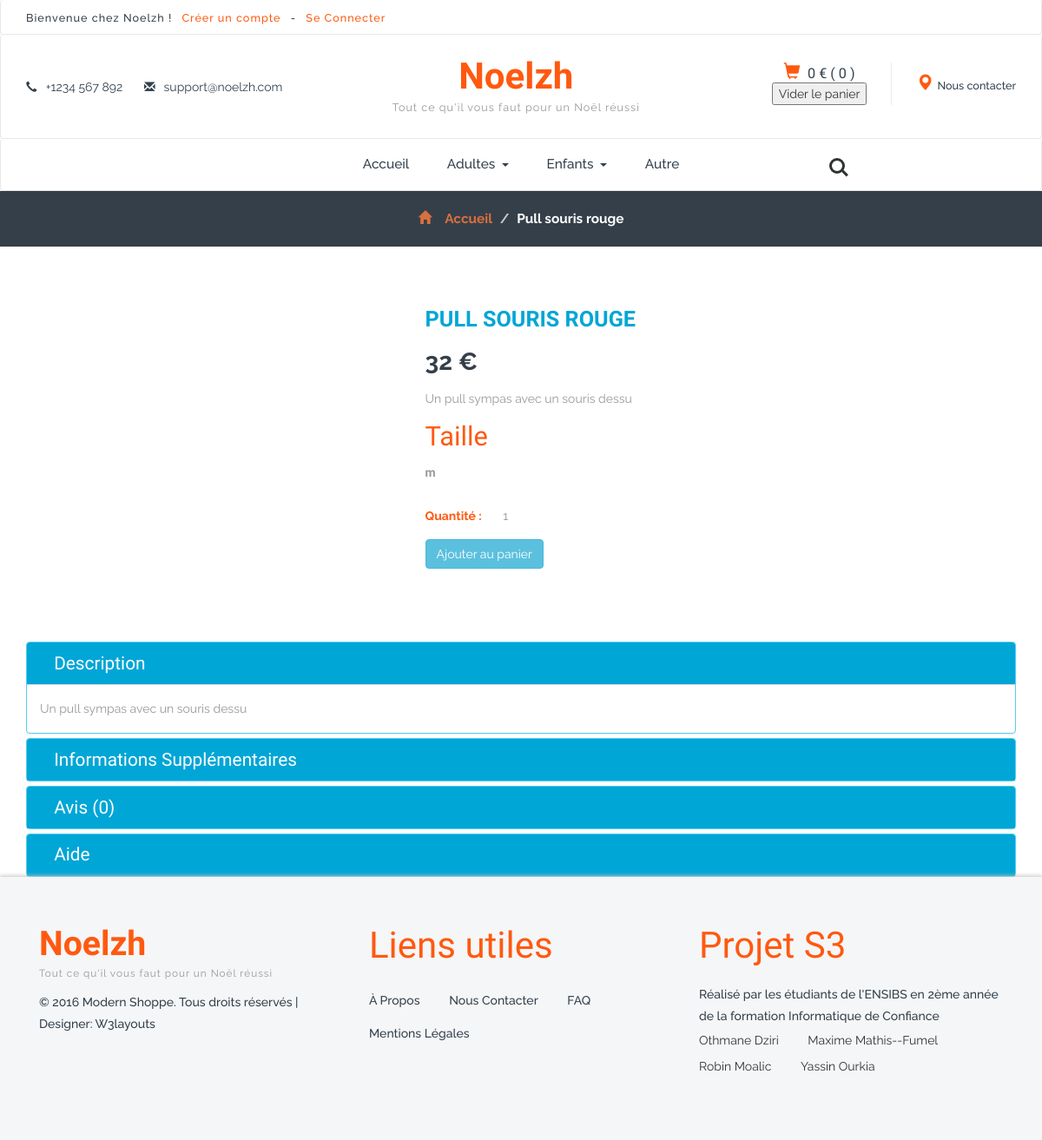
Screenshot of /single.php?pid=23 with the database file from the repository.
### tables this page shows
create table products (
    id			int primary key auto_increment,
    name		varchar(50) not null,
    description varchar(200) not null,
    price		float not null,
    quantity    int not null,
    size      	varchar(10) not null,
    picture		longblob not null
);

### Products/panier.php (called while the page is built, shortened)
<?php
require_once('../Products/products.php');
$panier = &$_SESSION['panier'];
$panier_items_cache = &$_SESSION['panier_items_cache'];
if (! isset($panier))
	$panier = array();
if (! isset($panier_items_cache))
	$panier_items_cache = array('time' => 0, 'data' => array());
function panier_get_products() {
	$ret = array();
	return $ret;
}
function panier_get_products_cached() {
	global $panier_items_cache;
	if ($panier_items_cache['time'] + 900 <= time()) {
		$panier_items_cache['data'] = panier_get_products();
		$panier_items_cache['time'] = time();
	}
	return $panier_items_cache['data'];
}
function panier_get_info($cache=true) {
	if ($cache) {
		$prod = panier_get_products_cached();
	} else {
		$prod = panier_get_products();
	}
	$ret = array();
	$ret['nb'] = array_reduce($prod, function ($c, $p) {return $c + $p['nb'];}, 0);
	$ret['price'] = array_reduce($prod, function ($c, $p) {return $c + ($p['nb'] * $p['product']['price']);}, 0);
	return $ret;
}
?>

### Products/groups.php (called while the page is built, shortened)
<?php
include_once('../connect.php');
$dbh = $connect;
$r_categorie_list = $dbh->prepare('select c.name, count(id_products) as n_members from a_products_categories a right join categories c on c.id=a.id_categories group by c.name');
function get_header_categories() {
	global $r_categorie_list;
	$r_categorie_list->execute();
	$groups_raw = $r_categorie_list->fetchAll();
	$groups = [];
	foreach ($groups_raw as $gr) {
		$cal = explode('§', $gr['name']);
		if (count($cal) == 2){
			if (! isset($groups[$cal[0]]))
				$groups[$cal[0]] = array();
			array_push($groups[$cal[0]], $cal[1]);
		} else {
			if (! isset($groups[$cal[0]]))
				$groups[$cal[0]] = array();
		}
	}
	return $groups;
}
?>

### Products/products.php (called while the page is built, shortened)
<?php
require_once('groups.php');
include_once('../connect.php');
$dbh = $connect;
function product($id) {
	global $dbh;
	$r_product_select = $dbh->prepare('select p.id, p.name, p.price, p.quantity, p.size, p.description from products p where p.id=:id_produit');
	$r_product_select->bindParam(':id_produit', $id, PDO::PARAM_INT);
	$r_product_select->execute();
	return $r_product_select->fetch();
}
?>

### Comment/ratingcount.php (called while the page is built, shortened)
<?php
	require_once '../connect.php';
	function getCountComment($id)
	{
		global $connect;
		$req = $connect->prepare("SELECT count(*)  as count, avg(rating) as avg FROM ratings where id_products = :id");
		$req->bindParam(":id", $id);
		$req->execute();
		$row = $req->fetch();
		return  $row['count'];
	}
?>

### web/single.php (the view, shortened to what this page needs)
<?php
require_once('header.php');
require_once('../Products/products.php');
include_once('../Comment/ratingcount.php');
$product = product($_GET['pid']);
if ($product != null):
?>
	<div class="breadcrumbs">
		<div class="container">
			<ol class="breadcrumb breadcrumb1 animated wow slideInLeft" data-wow-delay=".5s">
				<li><a href="index.php"><span class="glyphicon glyphicon-home" aria-hidden="true"></span>Accueil</a></li>
				<li class="active"><?=htmlspecialchars($product['name'])?></li>
			</ol>
		</div>
	</div>
	<div class="single">
		<div class="container">
			<div class="single-info">
				<div class="col-md-6 single-top wow fadeInLeft animated" data-wow-delay=".5s">
				</div>
				<div class="col-md-6 single-top-left simpleCart_shelfItem wow fadeInRight animated" data-wow-delay=".5s">
					<h3><?=htmlspecialchars($product['name'])?></h3>
					<h6 class="item_price"><?=htmlspecialchars($product['price'])?> €</h6>
					<p><?=htmlspecialchars($product['description'])?></p>
					<ul class="size">
						<h4>Taille</h4>
						<li><a href="#"><?=htmlspecialchars($product['size'])?></a></li>
					</ul>
					<div class="clearfix"> </div>
					<form method="post" action="../Products/panier.php">
					<div class="quantity">
						<p class="qty"> Quantité :  </p><input min="1" type="number" value="1" class="item_quantity" name="panier_qty">
 					</div>
					<div class="btn_form">
						<input type="submit" class="btn btn-info" name="panier_add" value="Ajouter au panier"/>
					</div>
					</form>
				</div>
			   <div class="clearfix"> </div>
			</div>
			<div class="collpse tabs">
				<div class="panel-group collpse" id="accordion" role="tablist" aria-multiselectable="true">
					<div class="panel panel-default wow fadeInUp animated" data-wow-delay=".5s">
						<div class="panel-heading" role="tab" id="headingOne">
							<h4 class="panel-title">
								<a role="button" data-toggle="collapse" data-parent="#accordion" href="#collapseOne" aria-expanded="true" aria-controls="collapseOne">
								  Description
								</a>
							</h4>
						</div>
						<div id="collapseOne" class="panel-collapse collapse in" role="tabpanel" aria-labelledby="headingOne">
							<div class="panel-body">
								<?=htmlspecialchars($product['description'])?>
							</div>
						</div>
					</div>
					<div class="panel panel-default wow fadeInUp animated" data-wow-delay=".6s">
						<div class="panel-heading" role="tab" id="headingTwo">
							<h4 class="panel-title">
								<a class="collapsed" role="button" data-toggle="collapse" data-parent="#accordion" href="#collapseTwo" aria-expanded="false" aria-controls="collapseTwo">
								   Informations supplémentaires
								</a>
							</h4>
						</div>
					</div>
					<div class="panel panel-default wow fadeInUp animated" data-wow-delay=".7s">
						<div class="panel-heading" role="tab" id="headingThree">
							<h4 class="panel-title">
								<a class="collapsed" role="button" data-toggle="collapse" data-parent="#accordion" href="#collapseThree" aria-expanded="false" aria-controls="collapseThree">
									Avis (<?php
									if(!empty(getCountComment($product['id']))) echo getCountComment($product['id']); else echo 0;?>)
								</a>
							</h4>
						</div>
					</div>
					<div class="panel panel-default wow fadeInUp animated" data-wow-delay=".8s">
						<div class="panel-heading" role="tab" id="headingFour">
							<h4 class="panel-title">
								<a class="collapsed" role="button" data-toggle="collapse" data-parent="#accordion" href="#collapseFour" aria-expanded="false" aria-controls="collapseFour">
									Aide
								</a>
							</h4>
						</div>
					</div>
				</div>
			</div>
		</div>
	</div>
<?php
endif;
require_once('footer.php');
?>

### web/header.php (shortened to what this page needs)
<?php
	require_once('../Products/groups.php');
	require_once('../Products/panier.php');
?>
<!DOCTYPE html>
<html>
<head>
<link href="css/bootstrap.css" rel="stylesheet" type="text/css" media="all" />
<link href="css/style.css" rel="stylesheet" type="text/css" media="all" />
<link rel="stylesheet" href="css/flexslider.css" type="text/css" media="screen" />
<link rel="stylesheet" type="text/css" href="css/jquery-ui.css">
<link rel="stylesheet" href="css/flexslider1.css" type="text/css" media="screen" />
<link href="css/animate.min.css" rel="stylesheet">
</head>
<body>
	<div class="header">
		<div class="top-header navbar navbar-default">
			<div class="container">
				<?php
					if(isset($_SESSION['user_id']) && isset($_SESSION['user_name'])){
						echo '<div class="nav navbar-nav wow fadeInLeft animated" data-wow-delay=".5s">
								<p>Bienvenue chez Noelzh <a href="profil.php">'.$_SESSION['user_name'].' </a></p><a href="../login/logout.php" >Se déconnecter </a>
							</div>';
					}
					else
						echo '<div class="nav navbar-nav wow fadeInLeft animated" data-wow-delay=".5s">
								<p>Bienvenue chez Noelzh ! <a href="register.php">Créer un compte </a> - <a href="signin.php">Se Connecter</a></p>
							</div>';
				?>
				<div class="nav navbar-nav navbar-right social-icons wow fadeInRight animated" data-wow-delay=".5s">
					<ul>
						<li><a href="#"> </a></li>
						<li><a href="#" class="pin"> </a></li>
						<li><a href="#" class="in"> </a></li>
						<li><a href="#" class="be"> </a></li>
						<li><a href="#" class="you"> </a></li>
						<li><a href="#" class="vimeo"> </a></li>
					</ul>
				</div>
				<div class="clearfix"> </div>
			</div>
		</div>
		<div class="header-two navbar navbar-default">
			<div class="container">
				<div class="nav navbar-nav header-two-left">
					<ul>
						<li><i class="glyphicon glyphicon-earphone" aria-hidden="true"></i>+1234 567 892</li>
						<li><i class="glyphicon glyphicon-envelope" aria-hidden="true"></i><a href="mailto:info@example.com">support@noelzh.com</a></li>
					</ul>
				</div>
				<div class="nav navbar-nav logo wow zoomIn animated" data-wow-delay=".7s">
					<h1><a href="index.php">Noelzh<span class="tag">Tout ce qu'il vous faut pour un Noël réussi </span> </a></h1>
				</div>
				<div class="nav navbar-nav navbar-right header-two-right">
					<div class="header-right my-account">
						<a href="contact.php"><span class="glyphicon glyphicon-map-marker" aria-hidden="true"></span>Nous contacter</a>
					</div>
					<div class="header-right cart">
					<?php $panier_info = panier_get_info(); ?>
						<a href="#"><span class="glyphicon glyphicon-shopping-cart" aria-hidden="true"></span></a>
						<h4><a href="checkout.php">
								<span class="simpleCart_total"> <?=round($panier_info['price'], 2)?> €</span> (<span id="simpleCart_quantity" class="simpleCart_quantity"> <?=$panier_info['nb']?> </span>)
						</a></h4>
						<div class="cart-box">
							<form action="../Products/panier.php" method="post">
								<input type="submit" name="panier_clear" value="Vider le panier" class="simpleCart_empty">
							</form>
						</div>
					</div>
				</div>
				<div class="clearfix"> </div>
			</div>
		</div>
		<div class="top-nav navbar navbar-default">
			<div class="container">
				<nav class="navbar" role="navigation">
					<div class="collapse navbar-collapse" id="bs-example-navbar-collapse-1">
						<ul class="nav navbar-nav top-nav-info">
							<li><a href="index.php">Accueil</a></li>
							<?php foreach (get_header_categories() as $key => $group): ?>
							<li class="dropdown grid">
								<a href="#" class="dropdown-toggle list1" data-toggle="dropdown"><?=htmlspecialchars($key)?><b class="caret"></b></a>
							</li>
							<?php endforeach; ?>
							<li><a href="products.php">Autre</a></li>
						</ul>
						<header class="cd-main-header">
							<ul class="cd-header-buttons">
								<li><a class="cd-search-trigger" href="#cd-search"> <span></span></a></li>
							</ul>
						</header>
					</div>
				</nav>
			</div>
		</div>
	</div>

### web/footer.php (shortened to what this page needs)
	<div class="footer">
		<div class="container">
			<div class="footer-info">
				<div class="col-md-4 footer-grids wow fadeInUp animated" data-wow-delay=".5s">
					<h4 class="footer-logo"><a href="index.php">Noelzh <span class="tag">Tout ce qu'il vous faut pour un Noël réussi </span> </a></h4>
					<p>© 2016 Modern Shoppe. Tous droits réservés | Designer: <a href="http://w3layouts.com" target="_blank">W3layouts</a></p>
				</div>
				<div class="col-md-4 footer-grids wow fadeInUp animated" data-wow-delay=".7s">
					<h3>Liens utiles</h3>
					<ul>
						<li><a href="about.php">À propos</a></li>
						<li><a href="contact.php">Nous contacter</a></li>
						<li><a href="faq.php">FAQ</a></li>
						<li><a href="#">Mentions légales</a></li>
					</ul>
				</div>
				<div class="col-md-4 footer-grids wow fadeInUp animated" data-wow-delay=".9s">
					<h3>Projet S3</h3>
					<p>Réalisé par les étudiants de l'ENSIBS en 2ème année de la formation Informatique de Confiance
						<ul>
							<li> Othmane Dziri </li>
							<li> Maxime Mathis--Fumel </li>
							<li> Robin Moalic </li>
							<li> Yassin Ourkia </li>
						</ul>
					</p>
				</div>
				<div class="clearfix"></div>
			</div>
		</div>
	</div>
</body>
</html>

### rows the page displays
products: name "Pull souris rouge", name "PULL SOURIS ROUGE", price "32", description "Un pull sympas avec un souris dessu", size "m"

### other values shown
$panier_info['price'] "0"
$panier_info['nb'] "0"
$key "Adultes"
$key "Enfants"
